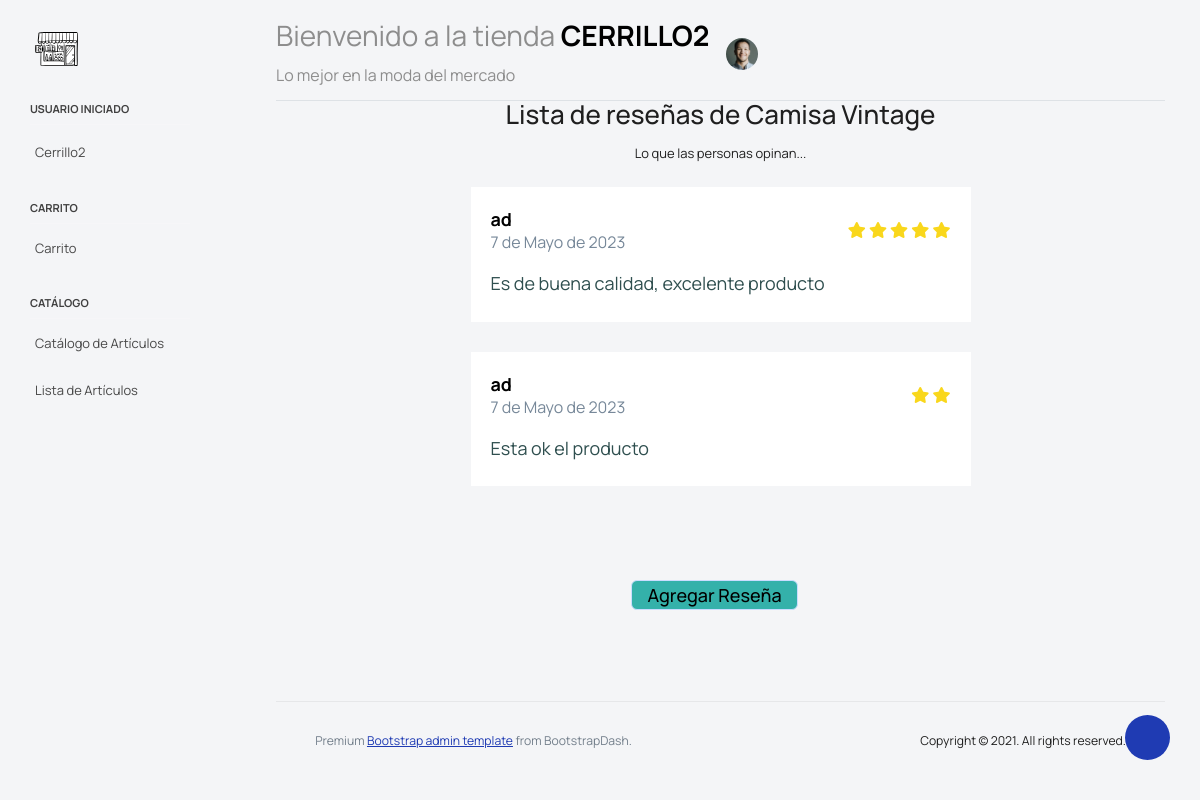
The page /articulos/resenas/21 (signed in) on the database its author committed.
### articulos/models.py (models this page shows, shortened)
class Articulo(models.Model):
    id =  models.AutoField(primary_key=True)
    nombre = models.CharField(max_length=100,validators=[RegexValidator('[+-/%]', inverse_match=True)])
    precio = models.DecimalField(max_digits=6, decimal_places=2)
    talla = models.CharField(max_length=8, choices=TALLAS)
    descripcion = models.TextField(max_length=250, blank=True, null=True)
    imagen = models.ImageField('Foto del Artículo', upload_to=directory_path, validators=[image_validator])
    class Meta:
        ordering = ["id"]

class Resena(models.Model):
    descripcion = models.TextField(max_length=500)
    estrellas = models.CharField(max_length=12,choices=ESTRELLAS)
    fecha = models.DateField(auto_now_add=True)
    articulo = models.ForeignKey(Articulo, on_delete=models.CASCADE)
    user = models.ForeignKey(User, on_delete=models.CASCADE)

### articulos/views.py (the view)
# urls.py: path('resenas/<int:id>', views.VerResenas, name='ver_resenas'),
def VerResenas(request, id):
    resenas = Resena.objects.filter(articulo = id)
    articulo = Articulo.objects.get(id=id)
    context={
        'articulo': articulo,
        'resenas':resenas
    }
    return render(request, 'ver_resenas.html', context)

### articulos/templates/ver_resenas.html (shortened to what this page needs)
{% extends 'base.html' %}
{% load static %}
{% block contenido %}
    {% if resenas.count != 0 %}
    <form action="" method="post" id="form">
        <div class="text-center">
            <h2 class="text-3x1 tracking-tight font-extrabold text-gray-900 sm:text-4x1">
                Lista de reseñas de {{articulo.nombre}}
            </h2>
            <p class="mt-3 max-w-2x1 mx-auto text-1 text-gray-500 sm:mt-4">
                Lo que las personas opinan...
            </p>
        </div>
        <div class="contenedor_general">
            {% for resena in resenas %}
                <div class="contenedor_resena">
                    <div class="cont_sup">
                        <div class="contenedor_nombre_fecha">
                            <strong>{{resena.user}}</strong>
                            <span>{{resena.fecha}}</span>
                        </div>
                        <div class="contenedor_estrellas">
                            {% if resena.estrellas == '1' %}
                                <i class="fas fa-star"></i>
                            {% elif resena.estrellas == '2' %}
                                <i class="fas fa-star"></i>
                                <i class="fas fa-star"></i>
                            {% elif resena.estrellas == '3' %}
                                <i class="fas fa-star"></i>
                                <i class="fas fa-star"></i>
                                <i class="fas fa-star"></i>
                            {% elif resena.estrellas == '4' %}
                                <i class="fas fa-star"></i>
                                <i class="fas fa-star"></i>
                                <i class="fas fa-star"></i>
                                <i class="fas fa-star"></i>
                            {% else %}
                                <i class="fas fa-star"></i>
                                <i class="fas fa-star"></i>
                                <i class="fas fa-star"></i>
                                <i class="fas fa-star"></i>
                                <i class="fas fa-star"></i>
                            {% endif %}
                        </div>
                    </div>
                    <div class="contenedor_descripcion">
                        <p>{{resena.descripcion}}</p>
                    </div>
                </div>
            {% endfor %}
        </div>
    </form>
    {% endif %}
    <div class="contenedor_boton_agregar">
        <a class="btn btn-success" style="font-size:large;" href="{% url 'agregar_resena' articulo.id %}">Agregar Reseña</a>
    </div>
{% endblock contenido %}

### tienda/templates/base.html (shortened to what this page needs)
{% load static %}
<!DOCTYPE html>
<html lang="en">
<head>
  <link rel="stylesheet" href="https://use.fontawesome.com/releases/v5.5.0/css/all.css">
  <link rel="stylesheet" href="{% static 'css/estilos.css' %}">
  <link rel="stylesheet" href="{% static 'css/feather.css' %}">
  <link rel="stylesheet" href="{% static 'css/materialdesignicons.min.css' %}">
  <link rel="stylesheet" href="{% static 'css/themify-icons.css' %}">
  <link rel="stylesheet" href="{% static 'css/typicons.css' %}">
  <link rel="stylesheet" href="{% static 'css/simple-line-icons.css' %}">
  <link rel="stylesheet" href="{% static 'css/vendor.bundle.base.css' %}">
  <link rel="stylesheet" href="{% static 'js/select.dataTables.min.css' %}">
  <link rel="stylesheet" href="{% static 'css/style.css' %}">
</head>
<body>
  <div class="container-scroller">
    <nav class="navbar default-layout col-lg-12 col-12 p-0 fixed-top d-flex align-items-top flex-row">
      <div class="text-center navbar-brand-wrapper d-flex align-items-center justify-content-start">
        <div>
          {% if user and user.cliente %}
            {% if 'usuarios.permiso_cliente' in perms %}
              <a href="{% url 'home' %}" class="navbar-brand brand-logo" href="">
                <img src="{% static 'img/tienda_logo.svg' %}" alt="logo" />
              </a>
            {% endif %}
          {% elif user and user.administrador %}
            {% if 'usuarios.permiso_administrador' in perms %}
              <a href="{% url 'home' %}" class="navbar-brand brand-logo" href="">
                <img src="{% static 'img/tienda_logo.svg' %}" alt="logo" />
              </a>
            {% endif %}
          {% endif %}
        </div>
      </div>
      <div class="navbar-menu-wrapper d-flex align-items-top">
        <ul class="navbar-nav">
          <li class="nav-item font-weight-semibold d-none d-lg-block ms-0">
            <h1 class="welcome-text">Bienvenido a la tienda <span class="text-black fw-bold">{{user|upper}}</span></h1>
            <h3 class="welcome-sub-text"> Lo mejor en la moda del mercado </h3>
          </li>
        </ul>
          <li class="nav-item dropdown d-none d-lg-block user-dropdown">
            <a class="nav-link" id="UserDropdown" href="#" data-bs-toggle="dropdown" aria-expanded="false">
              <img class="img-xs rounded-circle" src="{% static 'img/face8.jpg' %}" alt="Profile image"> </a>
          </li>
      </div>
    </nav>
    <div class="container-fluid page-body-wrapper">
      <div class="theme-setting-wrapper">
        <div id="settings-trigger"><i class="ti-settings"></i></div>
      </div>
      <nav class="sidebar sidebar-offcanvas" id="sidebar">
        <ul class="nav">
          <li class="nav-item nav-category">Usuario Iniciado</li>
          <li class="nav-item">
            <li class="nav-item">
              <a class="nav-link">{{user}}</a>
            </li>
          </li>
          {% if user and user.cliente %}
          {% if 'usuarios.permiso_cliente' in perms %}
            {% include 'menu_clientes.html' %}
          {% endif %}
        {% elif user and user.administrador %}
          {% if 'usuarios.permiso_administrador' in perms %}
            {% include 'menu_administradores.html' %}
          {% endif %}
        {% else %}
          {% include 'menu_nuevo.html' %}
        {% endif %}
      </nav>
      <div class="main-panel">
        <div class="content-wrapper">
          <div class="row">
            <div class="col-sm-12">
              <div class="home-tab">
                <div class="d-sm-flex align-items-center justify-content-between border-bottom">
                </div>
                <div class="container">
                  {% block contenido %}
                  {% endblock contenido %}
                </div>
        <footer class="footer">
          <div class="d-sm-flex justify-content-center justify-content-sm-between">
            <span class="text-muted text-center text-sm-left d-block d-sm-inline-block">Premium <a href="https://www.bootstrapdash.com/" target="_blank">Bootstrap admin template</a> from BootstrapDash.</span>
            <span class="float-none float-sm-right d-block mt-1 mt-sm-0 text-center">Copyright © 2021. All rights reserved.</span>
          </div>
        </footer>
      </div>
    </div>
  </div>
</body>
</html>

### static/css/estilos.css (style rules this page uses)
.btn { font-size: 16px; color: white; padding: 7px; border-radius: 3px; }
.contenedor_general { display:flex; justify-content: center; align-items: center; flex-wrap:wrap; width:100%; }
.contenedor_resena { width: 500px; box-shadow: 2px 2px 30px rgba(e, 0, 0, 0.1); background-color:white; padding:20px; margin:15px; cursor:pointer; }
.contenedor_nombre_fecha { display:flex; align-items:self-start; flex-direction: column; }
.contenedor_nombre_fecha strong { color: black; font-size:large; }
.contenedor_nombre_fecha span { color: lightslategray; font-size:medium; }
.contenedor_estrellas i { color: #f9d71c; }
.cont_sup { display: flex; justify-content: space-between; align-items: center; margin-bottom: 20px; }
.contenedor_descripcion p { color: darkslategrey; font-size:large; align-items: center; }
.contenedor_boton_agregar { display: grid; justify-content: center; align-items: center; max-height: 200px; min-height: 200px; min-width: 100%; max-width: 100%; }

### rows shown on the page
Articulo: nombre "Camisa Vintage"
Resena: user "ad", fecha "7 de Mayo de 2023", descripcion "Es de buena calidad, excelente producto"
Resena: user "ad", fecha "7 de Mayo de 2023", estrellas "2" (drawn), descripcion "Esta ok el producto"

### other values the page prints
{{ user|upper }} "CERRILLO2"
{{ user }} "Cerrillo2"
